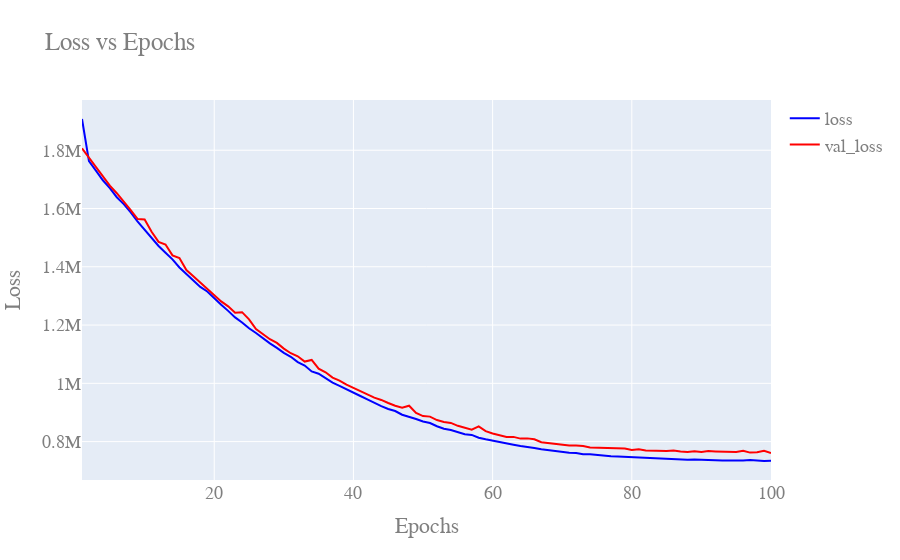

The cell this chart's notebook holds for it:
### Code cell
# set the seed
tf.random.set_seed(42)

# create a sequential model
model = tf.keras.models.Sequential()

# add 1 dense layer
model.add(tf.keras.layers.Dense(1, input_shape=(2,)))

# compile the model with adam optimizer and mean squared error loss function
model.compile(
    loss="mean_squared_error",
    optimizer=tf.keras.optimizers.Adam(learning_rate=0.015),
    metrics=["mean_squared_error"],
)

# print the summary
model.summary()

# train the model
history = model.fit(
    X_train,
    y_train,
    epochs=100,
    batch_size=128,
    verbose=1,
    validation_data=(X_test, y_test),
)

# plot the loss
fig = go.Figure()
fig.add_trace(
    go.Scatter(
        x=list(range(1, 101)),
        y=history.history["loss"],
        mode="lines",
        name="loss",
        line=dict(color="blue"),
    )
)

fig.add_trace(
    go.Scatter(
        x=list(range(1, 101)),
        y=history.history["val_loss"],
        mode="lines",
        name="val_loss",
        line=dict(color="red"),
    )
)

fig.update_layout(
    title="Loss vs Epochs",
    xaxis_title="Epochs",
    yaxis_title="Loss",
    font=dict(family="Courier New, monospace", size=18, color="#7f7f7f"),
)

fig.show()
